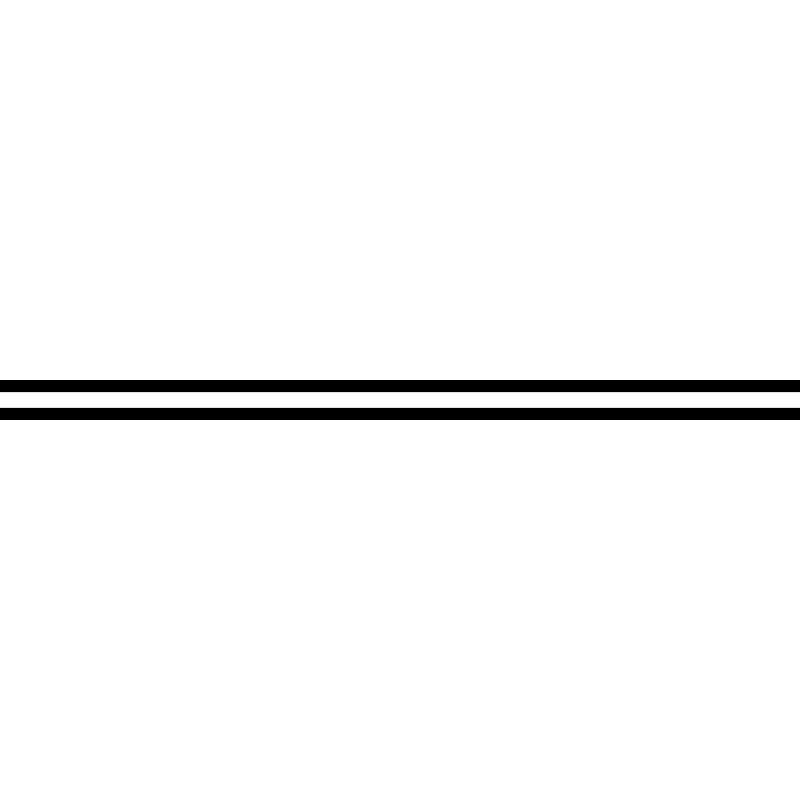
Frame 1 (no input)
Frame 60 (the mouse pressed at the canvas centre just before this capture): identical to frame 1, image omitted
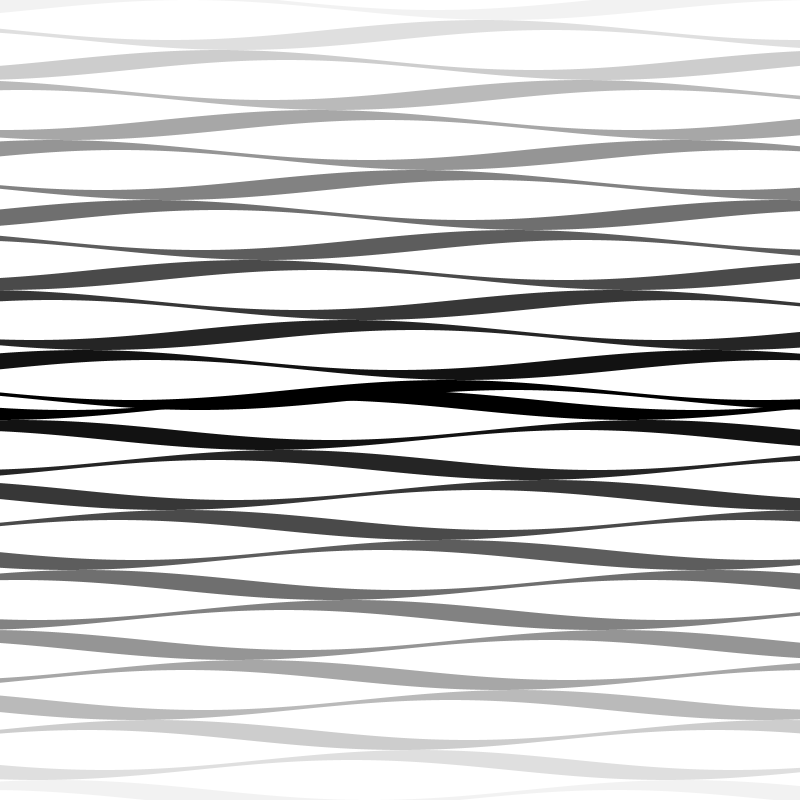
Frame 120 (the mouse held since frame 60 and released just before this capture)

The Processing sketch that drew these frames (run headless with seeded random() and noise(); from frame 60 on, the mouse is pressed at the canvas centre):

// Processing sketch: ribbonShapes
// ── ribbonShapes.pde
// Adapted from https://www.openprocessing.org/sketch/432618/

// Good example of mapping user input with structured visual effect
// this could easily be modified to respond to other data inputs....

// These variables could all be done in local scope 
// but this allows draw() and drawRibbon() function to access them
float curveWidth = 10.0;
float curveThickness = 10.0;
float angleOffset = 0.9;
float angleIncrement, angleA, angleB;

// Just a play variable
float angleMax = 0.2;

void setup() 
{
  size(800, 800);
}

void draw() {
  background(255);

  angleIncrement = map(mouseY, 0, height, 0.0, angleMax);
  angleA = 0.0;
  angleB = angleA + angleOffset;

  float k = map(mouseX, 0, width, 2.0, 4.0);

  for (int i = 0; i < height; i += curveWidth*k) 
  {
    float waveColor = map(i, 0, mouseY+10, 0, 255); // gradient based on position from centre
    noStroke();

    pushMatrix();
    translate(0, 400);
    fill(waveColor);
    drawRibbon(i);

    pushMatrix();
    scale(1.0, -1.0); // flip the y position, sneaky
    drawRibbon(i);
    popMatrix();
    popMatrix();
  }
}

// This function aggregates a drawing behaviour that can be used multiple times
void drawRibbon(int i)
{
  beginShape(QUAD_STRIP);
  for (int x = 0; x <= width; x += 10) {
    //float y1 = i + (sin(angleA)* curveWidth);
    //float y2 = i + (sin(angleB)* curveWidth);
    float y1 = i + (sin(angleB) * curveWidth);
    float y2 = i + (cos(angleA) * curveWidth);
    vertex(x, y1);
    vertex(x, y2 + curveThickness);
    angleA += angleIncrement;
    angleB = angleA + angleOffset;
  }
  endShape();
}

void keyPressed()
{
  if (keyCode == UP)
  {
    angleMax*=1.1;
  }
  if (keyCode == DOWN)
  {
    angleMax*=0.9;
  }
}
